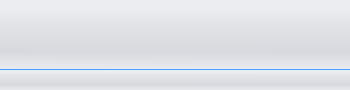
<?xml version="1.0" encoding="UTF-8"?>
<ui version="4.0">
 <class>OpenSimChatWidget</class>
 <widget class="QWidget" name="OpenSimChatWidget">
  <property name="geometry">
   <rect>
    <x>0</x>
    <y>0</y>
    <width>350</width>
    <height>90</height>
   </rect>
  </property>
  <property name="windowTitle">
   <string>OpenSimChatWidget</string>
  </property>
  <property name="styleSheet">
   <string notr="true">QPlainTextEdit {
	color: rgb(0,0,0);
	border: 0px;
	background-color: qlineargradient(spread:pad, x1:0.006, y1:0, x2:0, y2:1, stop:0.142045 rgba(229, 234, 243, 100), stop:0.295455 rgba(209, 215, 221, 100), stop:0.744318 rgba(178, 183, 196, 100), stop:1 rgba(222, 227, 236, 100));
	background-image: url(':/images/labelWorldChat.png');
	background-repeat: none;
	background-position: bottom right;
	background-attachment: fixed;
}

QLineEdit {
	background-color: qlineargradient(spread:pad, x1:0.006, y1:0, x2:0, y2:1, stop:0.142045 rgba(229, 234, 243, 100), stop:0.295455 rgba(209, 215, 221, 100), stop:0.744318 rgba(178, 183, 196, 100), stop:1 rgba(222, 227, 236, 100));
	min-height: 20px;
	border: 0px;
	border-top: 1px solid rgb(69, 159, 255);
	border-radius: 0px;
}</string>
  </property>
  <layout class="QVBoxLayout" name="verticalLayout">
   <property name="spacing">
    <number>0</number>
   </property>
   <property name="margin">
    <number>0</number>
   </property>
   <item>
    <widget class="QFrame" name="frame">
     <layout class="QVBoxLayout" name="verticalLayout_2">
      <property name="spacing">
       <number>0</number>
      </property>
      <property name="margin">
       <number>0</number>
      </property>
      <item>
       <widget class="QPlainTextEdit" name="worldChatTextEdit">
        <property name="readOnly">
         <bool>true</bool>
        </property>
        <property name="plainText">
         <string/>
        </property>
       </widget>
      </item>
      <item>
       <widget class="QLineEdit" name="sendMessageLineEdit"/>
      </item>
     </layout>
    </widget>
   </item>
  </layout>
 </widget>
 <resources/>
 <connections/>
</ui>
